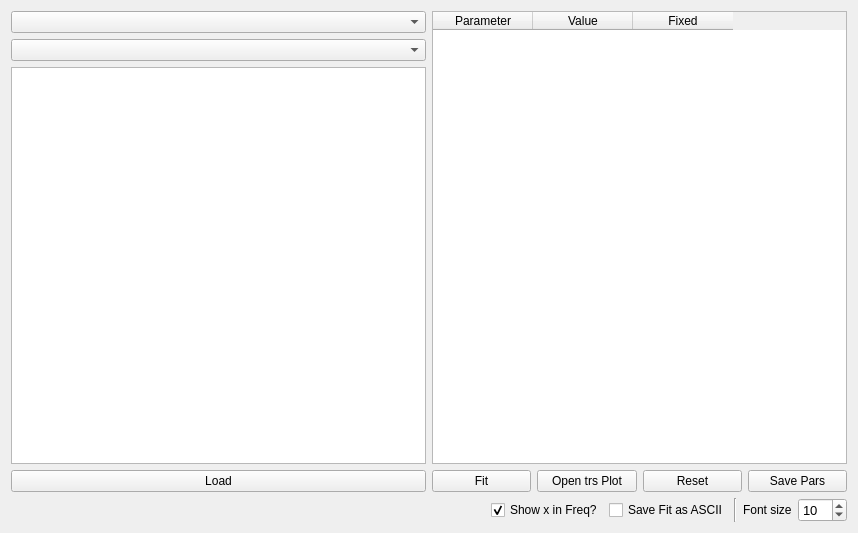
<?xml version="1.0" encoding="UTF-8"?>
<ui version="4.0">
 <class>InteractiveFit</class>
 <widget class="QWidget" name="InteractiveFit">
  <property name="geometry">
   <rect>
    <x>0</x>
    <y>0</y>
    <width>858</width>
    <height>533</height>
   </rect>
  </property>
  <property name="windowTitle">
   <string>Form</string>
  </property>
  <layout class="QVBoxLayout" name="verticalLayout_3">
   <item>
    <layout class="QHBoxLayout" name="horizontalLayout_3">
     <item>
      <layout class="QVBoxLayout" name="verticalLayout">
       <item>
        <widget class="QComboBox" name="runSelect"/>
       </item>
       <item>
        <widget class="QComboBox" name="isoFilter"/>
       </item>
       <item>
        <widget class="QListWidget" name="fileList"/>
       </item>
       <item>
        <widget class="QPushButton" name="bLoad">
         <property name="text">
          <string>Load</string>
         </property>
        </widget>
       </item>
      </layout>
     </item>
     <item>
      <layout class="QVBoxLayout" name="verticalLayout_2">
       <item>
        <widget class="QTableWidget" name="parTable">
         <property name="selectionMode">
          <enum>QAbstractItemView::NoSelection</enum>
         </property>
         <property name="columnCount">
          <number>3</number>
         </property>
         <attribute name="verticalHeaderVisible">
          <bool>false</bool>
         </attribute>
         <column>
          <property name="text">
           <string>Parameter</string>
          </property>
         </column>
         <column>
          <property name="text">
           <string>Value</string>
          </property>
         </column>
         <column>
          <property name="text">
           <string>Fixed</string>
          </property>
         </column>
        </widget>
       </item>
       <item>
        <layout class="QHBoxLayout" name="horizontalLayout">
         <item>
          <widget class="QPushButton" name="bFit">
           <property name="text">
            <string>Fit</string>
           </property>
          </widget>
         </item>
         <item>
          <widget class="QPushButton" name="pushButton_check_softw_gates">
           <property name="text">
            <string>Open trs Plot</string>
           </property>
          </widget>
         </item>
         <item>
          <widget class="QPushButton" name="bReset">
           <property name="text">
            <string>Reset</string>
           </property>
          </widget>
         </item>
         <item>
          <widget class="QPushButton" name="bParsToDB">
           <property name="text">
            <string>Save Pars</string>
           </property>
          </widget>
         </item>
        </layout>
       </item>
      </layout>
     </item>
    </layout>
   </item>
   <item>
    <spacer name="verticalSpacer">
     <property name="orientation">
      <enum>Qt::Vertical</enum>
     </property>
     <property name="sizeType">
      <enum>QSizePolicy::Fixed</enum>
     </property>
     <property name="sizeHint" stdset="0">
      <size>
       <width>25</width>
       <height>0</height>
      </size>
     </property>
    </spacer>
   </item>
   <item>
    <layout class="QHBoxLayout" name="horizontalLayout_2">
     <item>
      <spacer name="horizontalSpacer">
       <property name="orientation">
        <enum>Qt::Horizontal</enum>
       </property>
       <property name="sizeHint" stdset="0">
        <size>
         <width>40</width>
         <height>20</height>
        </size>
       </property>
      </spacer>
     </item>
     <item>
      <widget class="QCheckBox" name="cX_in_freq">
       <property name="layoutDirection">
        <enum>Qt::LeftToRight</enum>
       </property>
       <property name="text">
        <string>Show x in Freq?</string>
       </property>
       <property name="checked">
        <bool>true</bool>
       </property>
      </widget>
     </item>
     <item>
      <widget class="QCheckBox" name="cSave_fit">
       <property name="layoutDirection">
        <enum>Qt::LeftToRight</enum>
       </property>
       <property name="text">
        <string>Save Fit as ASCII</string>
       </property>
      </widget>
     </item>
     <item>
      <widget class="Line" name="line">
       <property name="orientation">
        <enum>Qt::Vertical</enum>
       </property>
      </widget>
     </item>
     <item>
      <widget class="QLabel" name="label">
       <property name="text">
        <string>Font size</string>
       </property>
      </widget>
     </item>
     <item>
      <widget class="QSpinBox" name="bFontSize">
       <property name="font">
        <font>
         <pointsize>10</pointsize>
        </font>
       </property>
       <property name="minimum">
        <number>1</number>
       </property>
       <property name="maximum">
        <number>100</number>
       </property>
       <property name="value">
        <number>10</number>
       </property>
      </widget>
     </item>
    </layout>
   </item>
  </layout>
 </widget>
 <resources/>
 <connections/>
</ui>
